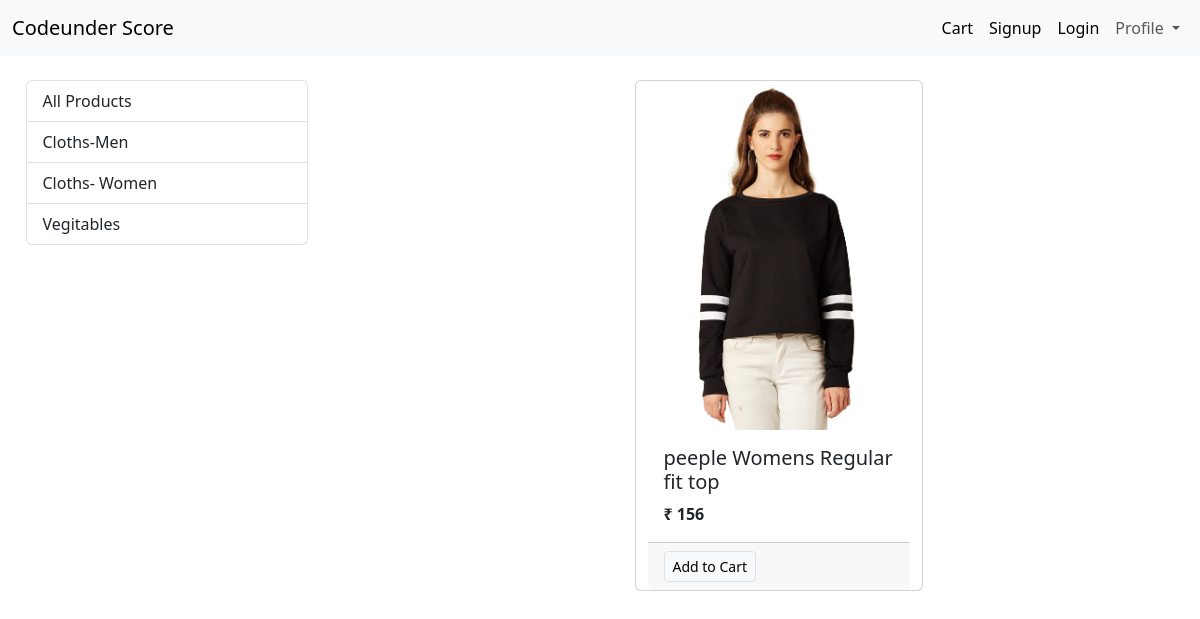
The app's page /?category=2 with its own data.
### store/models/category.py (models this page shows, shortened)
class Category(models.Model):
    name = models.CharField(max_length=30)
    @staticmethod
    def get_all_categories():
        return Category.objects.all()

### store/models/product.py (models this page shows, shortened)
class Product(models.Model):
    name = models.CharField(max_length=50)
    price = models.IntegerField(default=0)
    category = models.ForeignKey(Category, on_delete=models.CASCADE, default=1)
    description = models.CharField(max_length=200, default='', null=True, blank=True)
    image = models.ImageField(upload_to='uploads/products/')
    @staticmethod
    def get_all_products_by_categotyid(category_id):
        if category_id:
            return Product.objects.filter(category = category_id)
        else:
            return Product.objects.all()

### store/views.py (the view, shortened to what this page needs)
# urls.py: path('', Index.as_view(), name='homepage'),
class Index(View):
    def get(self, request):
        cart = request.session.get('cart')
        if not cart:
            request.session['cart']={}
        products = None
        categories = Category.get_all_categories()
        categoryId = request.GET.get('category')
        if categoryId:
            products = Product.get_all_products_by_categotyid(categoryId)
        else:
            products = Product.get_all_products()
        data = {}
        data['products'] = products
        data['categories'] = categories
        return render(request, 'index.html', data)

### store/templatetags/cart.py (called while the page is built)
@register.filter(name='is_in_cart')
def is_in_cart(product, cart):
    keys = cart.keys()
    for id in keys:
        if int(id) == product.id:
            return True
    return False

@register.filter(name='currency')
def currency(number):
    return "₹ "+str(number)

### store/templates/Index.html (shortened to what this page needs)
{% extends 'base.html' %}
    {% block content %}
    {% load cart %}
        <div class="comtainet-fluid mt-4">
            <div class="row">
                <div class="col-lg-3 mx-auto">
                    <div class="list-group">
                        <a href="/" class="list-group-item list-group-item-action">All Products</a>
                        {% for category in categories %}
                        <a href="/?category={{category.id}}" class="list-group-item list-group-item-action">{{category.name}}</a>
                        {% endfor %}
                    </div>
                </div>
                <div id="product" class="col-lg-8 mx-auto">
                    <div class="row mx-auto">
                        {% for product in products %}
                            <div class="card mx-auto mb-3" id="{{product.id}}" style="width: 18rem;">
                                <img src="{{product.image.url}}" class="card-img-top" alt="...">
                                <div class="card-body">
                                    <h5 class="card-title">{{product.name}}</h5>
                                    <p class="card-text"><b> {{product.price|currency}}</b></p>
                                </div>
                                <div class="card-footer p-o ">
                                    {% if product|is_in_cart:request.session.cart %}
                                    <div class="row no-gutters" >
                                        <form action="/#{{product.id}}" class="col-2" method="POST">
                                            {% csrf_token %}
                                            <input hidden type="text"  name="product" value="{{product.id}}">
                                            <input hidden type="text"  name="remove" value="True">
                                            <input type="submit" value=" - " class="col-2 btn btn-block btn-secondary" >
                                        </form>
                                        <input type="submit" value=" - " class="col-2 btn btn-block btn-secondary" >
                                        <div class="text-center p-0" >{{ product|cart_quantity:request.session.cart }} in Cart</div>
                                        <form action="/#{{product.id}}" class="col-2" method="POST">
                                            {% csrf_token %}
                                            <input hidden type="text"  name="product" value="{{product.id}}">
                                            <input type="submit" value=" + " class="col-2 btn btn-block btn-secondary" >
                                        </form>
                                    </div>
                                    {% else %}
                                    <form action="/#{{product.id}}" method="POST" class="btn-block">
                                        <input type="submit" class="btn btn-light  border btn-sm" value="Add to Cart">
                                    </form>
                                    {% endif %}
                                </div>
                            </div>
                        {% endfor %}
                    </div>
                </div>
            </div>
        </div>
    {% endblock %}

### records on screen
Category: name "Cloths-Men"
Category: name "Cloths- Women"
Category: name "Vegitables"
Product: image (picture), name "peeple Womens Regular fit top", price "₹ 156"
